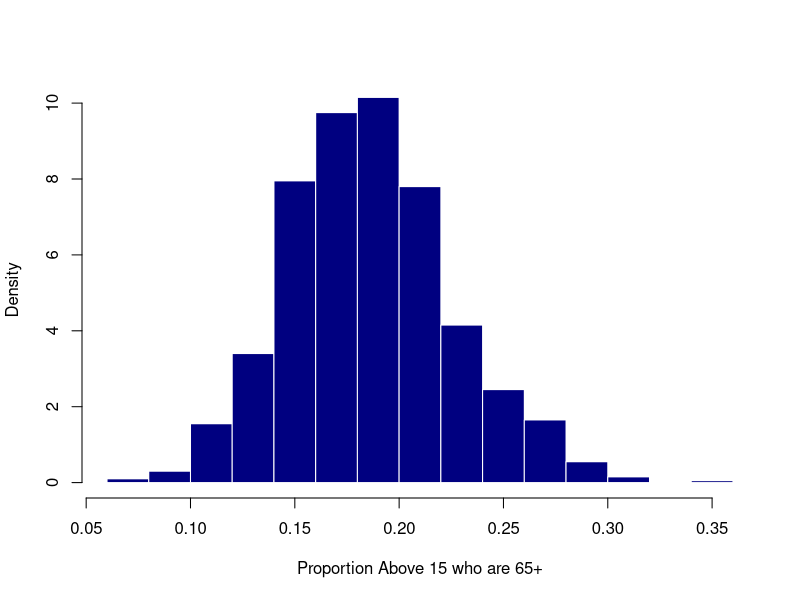
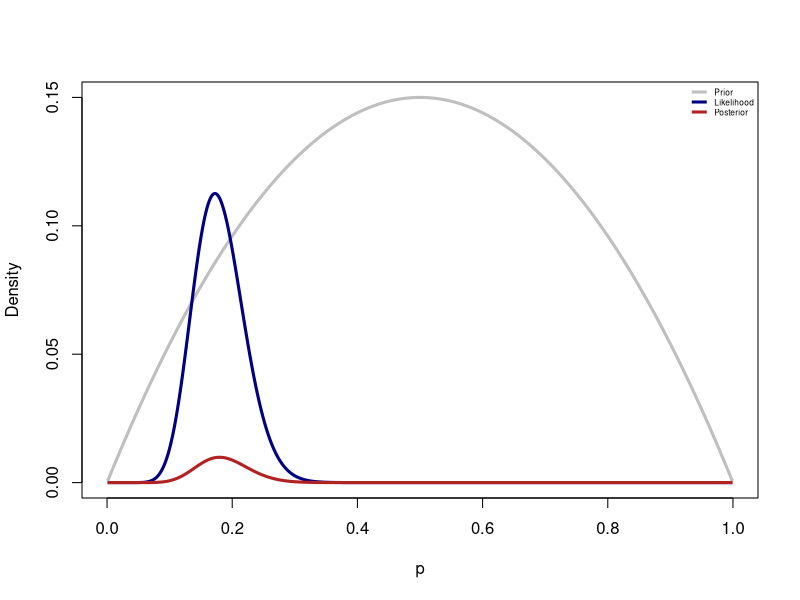

Reproduce these figures in R, in order.
# Setup ####
rm(list = ls())

## Libraries ####
library(dplyr)

# Sample ####

set.seed(202303)
n <- 100
age_groups <- c("0-14", "15-64", "65+")
data <- data.frame(ID = 1:n,
                   Age = age_groups[sample(1:3, size = 100,
                                           replace = TRUE,
                                           prob = c(0.182, 0.65,
                                                    0.168))])

## Beta posterior quantiles ####
qbeta(c(0.025, 0.975), shape1 = 17, shape2 = 74)

## Beta posterior samples ####
post_prob <- rbeta(n = 1000, shape1 = 17, shape2 = 74)
hist(post_prob, main = "", xlab = "Proportion Above 15 who are 65+",
     border = FALSE, col = "navy", freq = FALSE)


## Exceedance probabilities ####
sum(post_prob > 15/87)/length(post_prob)
sum(post_prob > 0.25)/length(post_prob)


## Calculting the support ratio ####
support_ratio <- (1 - post_prob)/post_prob
c(mean(support_ratio), sd(support_ratio))
quantile(support_ratio, probs = c(0.025, 0.975))


## Posterior predictive interval ####
post_pred <- rbinom(1000, size = 87, prob = post_prob)
c(mean(post_pred), sd(post_pred))
quantile(post_pred, probs = c(0.025, 0.975))


## Grid approximation ####
p_grid <- seq(0.001, 0.999, .001)
prior_eval <- dbeta(p_grid, shape1 = 2, shape2 = 2)
likelihood_eval <- dbinom(15, size = 87, prob = p_grid)
marg_calc <- sum(likelihood_eval*prior_eval)
post_eval <- (1/marg_calc)*likelihood_eval*prior_eval


## Plot ####
y_lims <- round(c(min(c(prior_eval/10, likelihood_eval, post_eval)),
                  max(c(prior_eval/10, likelihood_eval, post_eval))),
                digits = 3)

par(lend = 1)
plot(p_grid, prior_eval/10,
     xlab = "p", ylab = "Density",
     xlim = c(0,1), ylim = y_lims,
     lwd = 3, type = "l", col = "grey75")
lines(p_grid, likelihood_eval,
      lwd = 3, col = "navy")
lines(p_grid, post_eval,
      lwd = 3, col = "firebrick")
legend("topright", bty = "n", lwd = 3, cex = .5,
       col = c("grey75", "navy", "firebrick"),
       legend = c("Prior", "Likelihood", "Posterior"))



## Posterior mode ####
max_val_idx <- which.max(post_eval)
p_grid[max_val_idx]


## Posterior samples ####
post_samp_grid <- sample(p_grid, size = 1000, replace = TRUE,
                         prob = post_eval)
quantile(post_samp_grid, c(0.025, .5, 0.975))

